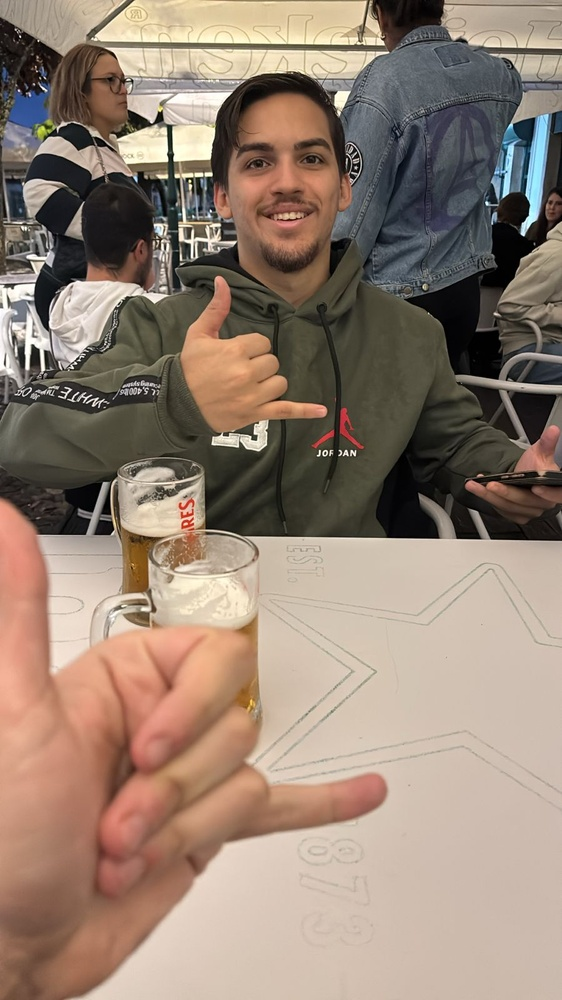
#> input picture Transformações e Histograma/imgs/jadirs.jpg, 562 x 1000 px, shrunk from 900 x 1600 before the run
$ python converterCinza.py
#> lines starting #> are read from the running program, lines starting #| are printed output that depends on the picture
from PIL import Image

def rgb_to_grayscale(image_path, output_path):
    # Carrega a imagem RGB
#> called with image_path = 'imgs/jadirs.jpg', output_path = 'imgs/NEWjadirCinza.jpg'
    imagem_rgb = Image.open(image_path)
#> imagem_rgb is the input picture: PIL image 562x1000 RGB; mean R, G, B 148.2, 129.5, 115.2

    # Converte a imagem para grayscale
    imagem_gray = imagem_rgb.convert('L')
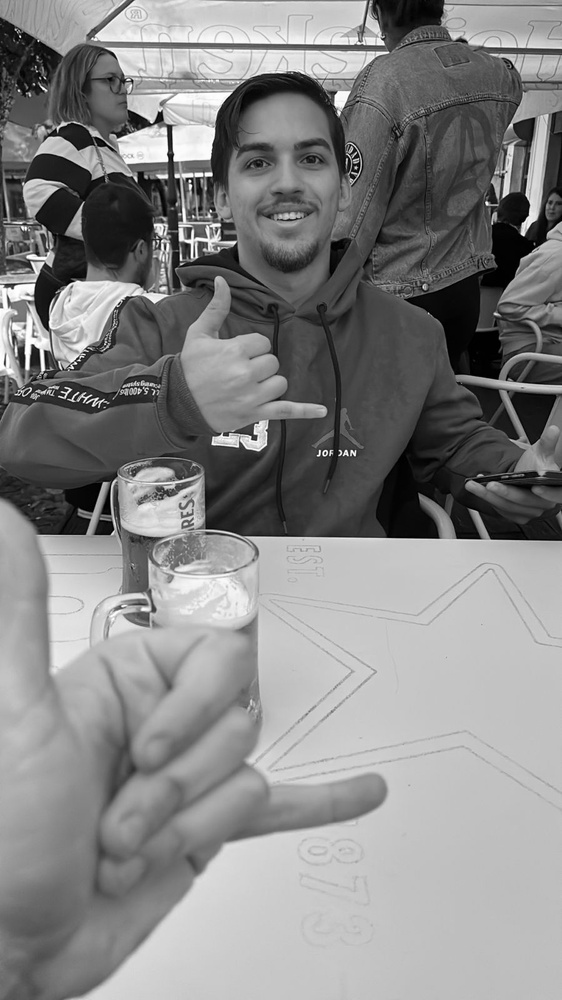
#> imagem_gray: PIL image 562x1000 L; min 0, max 255, mean 133.5

    # Salva a imagem em escala de cinza
    imagem_gray.save(output_path)
    print(f"Imagem convertida para grayscale e salva em: {output_path}")

# Exemplo de uso
image_path = 'imgs/jadirs.jpg'  # Substitua pelo caminho da sua imagem
output_path = 'imgs/NEWjadirCinza.jpg'  # Substitua pelo caminho onde deseja salvar a imagem
rgb_to_grayscale(image_path, output_path)
